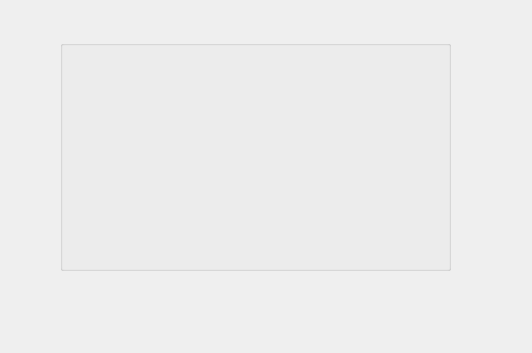
<?xml version="1.0" encoding="UTF-8"?>
<ui version="4.0">
 <class>selectTable</class>
 <widget class="QDialog" name="selectTable">
  <property name="geometry">
   <rect>
    <x>0</x>
    <y>0</y>
    <width>532</width>
    <height>353</height>
   </rect>
  </property>
  <property name="windowTitle">
   <string>Dialog</string>
  </property>
  <widget class="QGroupBox" name="box">
   <property name="geometry">
    <rect>
     <x>60</x>
     <y>40</y>
     <width>391</width>
     <height>231</height>
    </rect>
   </property>
   <property name="title">
    <string/>
   </property>
  </widget>
 </widget>
 <resources/>
 <connections/>
</ui>
